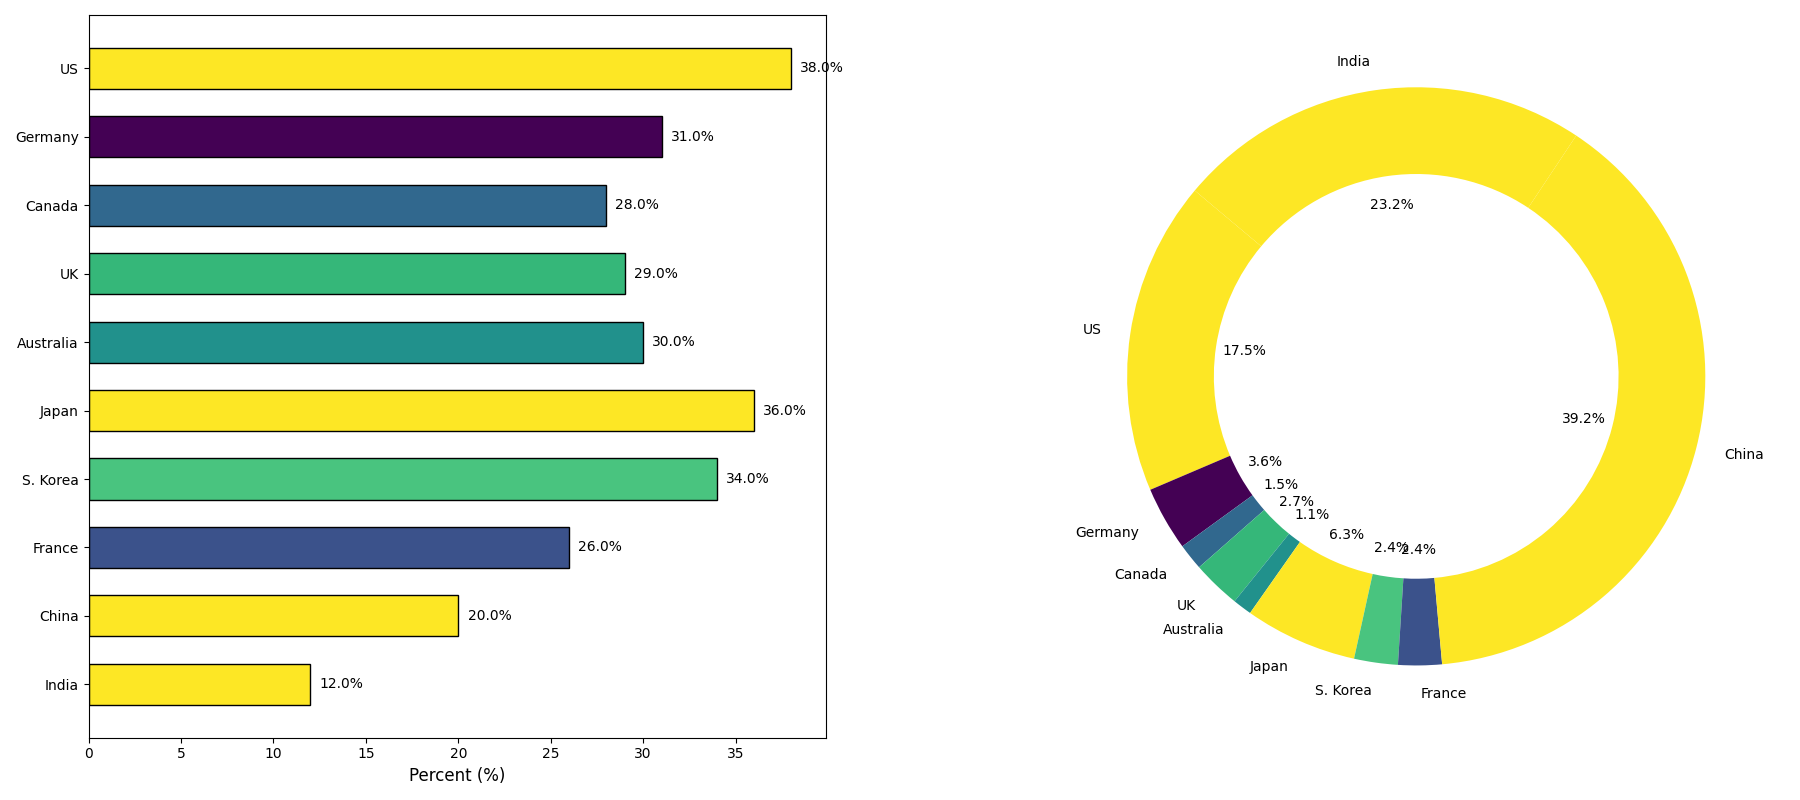

Write the Python code that produced this figure.
import matplotlib.pyplot as plt
import numpy as np

countries = [
    "US", "Germany", "Canada", "UK", "Australia",
    "Japan", "S. Korea", "France", "China", "India"
]
education_percentages = [
    38.0, 31.0, 28.0, 29.0, 30.0,
    36.0, 34.0, 26.0, 20.0, 12.0
]
population_millions = [
    332.0, 83.2, 38.0, 67.2, 25.7,
    125.8, 51.7, 67.5, 1412.0, 1393.0
]

degree_holders_millions = [pop * (pct / 100) for pop, pct in zip(population_millions, education_percentages)]

colors = [
    (0.993248, 0.906157, 0.143936, 1.0),
    (0.267004, 0.004874, 0.329415, 1.0),
    (0.190631, 0.407061, 0.556089, 1.0),
    (0.20803, 0.718701, 0.472873, 1.0),
    (0.127568, 0.566949, 0.550556, 1.0),
    (0.993248, 0.906157, 0.143936, 1.0),
    (0.287675, 0.76829, 0.499677, 1.0),
    (0.229739, 0.322361, 0.545706, 1.0),
    (0.993248, 0.906157, 0.143936, 1.0),
    (0.993248, 0.906157, 0.143936, 1.0)
]

fig, axes = plt.subplots(nrows=1, ncols=2, figsize=(18, 8))

# Plot horizontal bar chart
bars = axes[0].barh(countries, education_percentages, color=colors, edgecolor='black', height=0.6)
axes[0].set_xlabel('Percent (%)', fontsize=12)
axes[0].invert_yaxis()

for bar in bars:
    width = bar.get_width()
    axes[0].text(width + 0.5, bar.get_y() + bar.get_height()/2, f'{width}%', va='center', ha='left', fontsize=10)

# Plot donut pie chart
wedges, texts, autotexts = axes[1].pie(degree_holders_millions, labels=countries, autopct='%1.1f%%', startangle=140, colors=colors, wedgeprops=dict(width=0.3))

plt.tight_layout()
plt.subplots_adjust(wspace=0.3)

plt.show()
